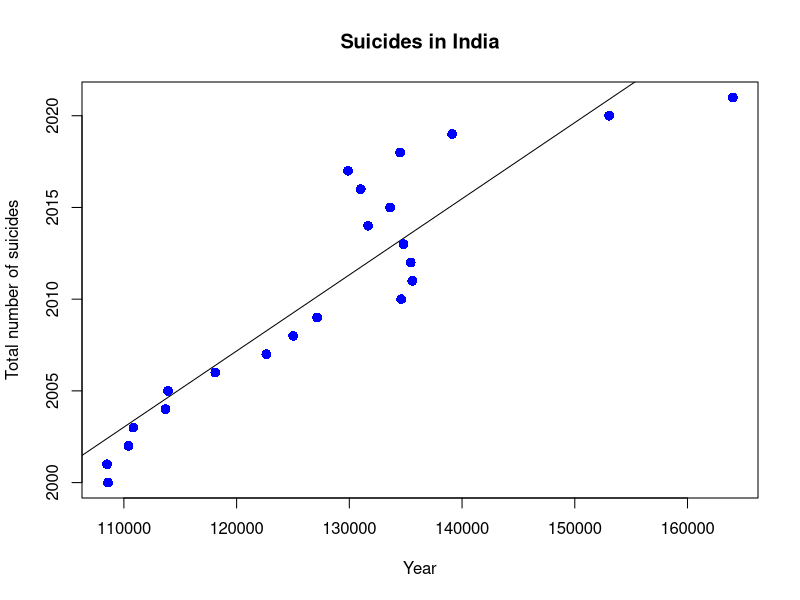

Write R code to recreate this figure.
## ---- chunk 1
knitr::opts_chunk$set(echo = TRUE)
## ---- chunk 2
year = 2000:2021
total_suicide = c(108593,108506,110417,110851,113697,113914,118112,122637,125017,127151,134599,135585,135445,134799,131666,133623,131008,129887,134516,139123,153052,164033)
rel = lm(total_suicide~year)
print(rel)

## ---- chunk 3
print(summary(rel))

## ---- chunk 4
a = data.frame(year=c(2022,2023,2024))
predict(rel, a)

## ---- chunk 5
plot(total_suicide,year,col="blue",main="Suicides in India",
abline(lm(year~total_suicide)),cex = 1.3,pch = 16,xlab = "Year",ylab = "Total number of suicides")
